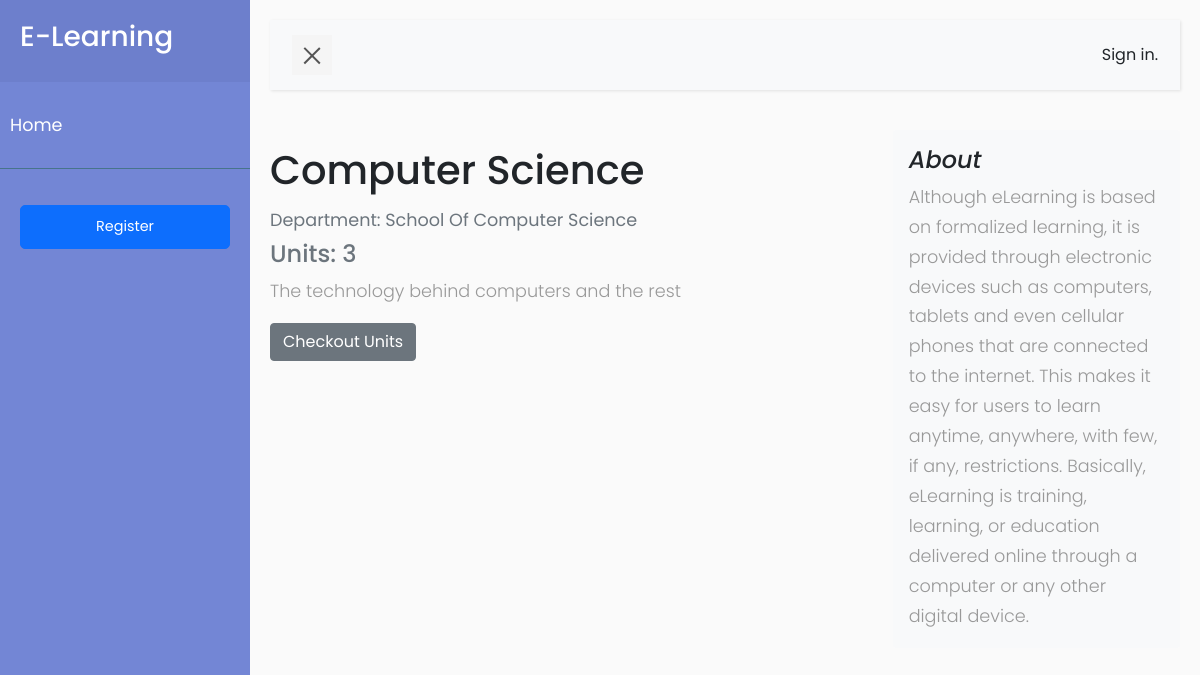
Page /computer-science/ on the earlier database version.
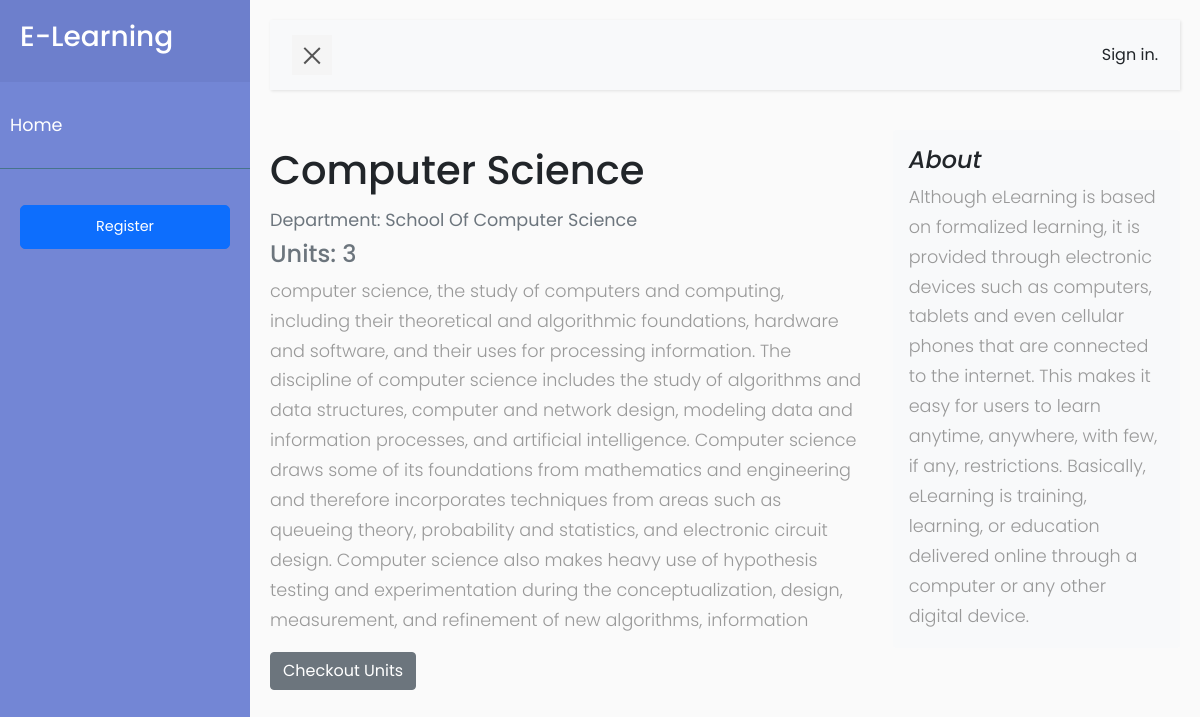
Same page on the later database version.
### courses/models.py (models this page shows, shortened)
class Course(models.Model):
    programme = models.ForeignKey(Programme, related_name='course_programme', on_delete=models.CASCADE)
    department = models.ForeignKey(Departments, related_name='department', on_delete=models.CASCADE)
    courses = models.CharField(max_length=200)
    slug = models.SlugField(unique=True)
    overview = models.TextField()

class Departments(models.Model):
    programme = models.ForeignKey(Programme, related_name='programme', on_delete=models.CASCADE)
    title = models.CharField(max_length=250, default='Department')
    slug = models.SlugField(unique=True)
    def __str__(self):
        return self.title

### courses/views.py (the view)
# urls.py: path('<slug>/', views.CourseDetailView.as_view(), name='course_details'),
class CourseDetailView(DetailView):
    model = Course
    template_name = 'courses/list/course_detail.html'

### courses/templates/courses/list/course_detail.html (shortened to what this page needs)
{% extends 'base.html' %}
{% block content %}
    <div class="row">
        <div class="col-md-8">
            <p><h1 class="card-title">{{ object.courses }}</h1></p>
            <p class="card-subtitle mb-1 text-muted"><b>Department: {{ object.department }}</b></p>
            <div class="mb-1 text-muted"><h4>Units: {{ object.course.count }}</h4></div>
            <p>{{ object.overview }}</p>
            <a class="btn btn-secondary" href="{% url 'list_semester_units' object.id %}" role="button">Checkout Units</a>
        </div>
        <aside class="col-md-4 blog-sidebar">
          <div class="p-3 mb-3 bg-light rounded">
            <h4 class="font-italic">About</h4>
            <p class="mb-0"><em></em>Although eLearning is based on formalized learning, it is provided through electronic devices such as computers, tablets and even cellular phones that are connected to the internet. This makes it easy for users to learn anytime, anywhere, with few, if any, restrictions. Basically, eLearning is training, learning, or education delivered online through a computer or any other digital device.</p>
          </div>
        </aside>
        </div>
    </div>
{% endblock %}

Differences in the rows shown:
changed Course "Computer Science": overview "The technology behind computers and the rest" → "computer science, the study of computers and computing, including their theoretical and algorithmic foundations, hardware and software, and their uses for processing information. The discipline of computer science includes the study of algorithms and data structures, computer and network design, modeling data and information processes, and artificial intelligence. Computer science draws some of its foundations from mathematics and engineering and therefore incorporates techniques from areas such as queueing theory, probability and statistics, and electronic circuit design. Computer science also makes heavy use of hypothesis testing and experimentation during the conceptualization, design,…"
